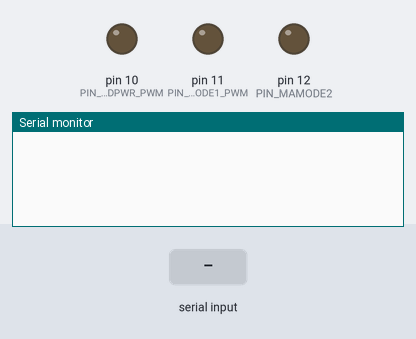
Recording of a sketch running on a simulated Arduino Uno, built with avr-gcc and run on an emulated ATmega328P. Parts: output pins drawn as LEDs (lit = HIGH), the last lines printed to the serial monitor. The inputs (shaded band) are chosen by the test bench.

Above: at 1.2 s.
1.3 s: "$\n" received over Serial
At 2.5 s:
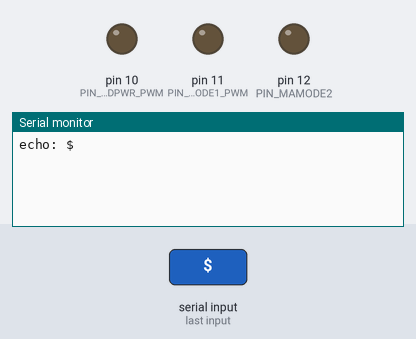
2.8 s: byte 10 ('\n') received over Serial
At 3.9 s:
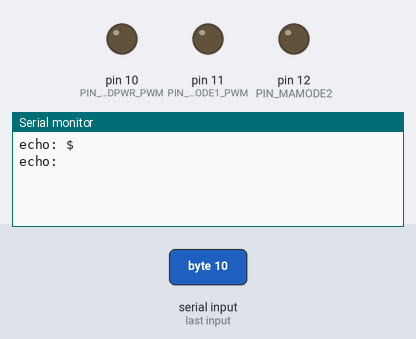
4.3 s: ")\n" received over Serial
At 5.0 s:
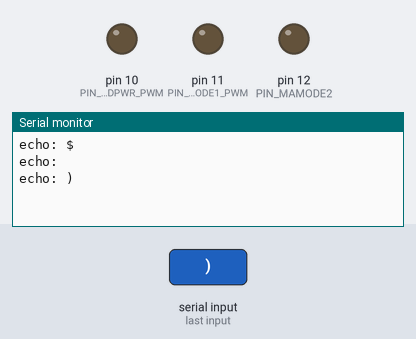
5.8 s: "I90\n" received over Serial
At 6.2 s:
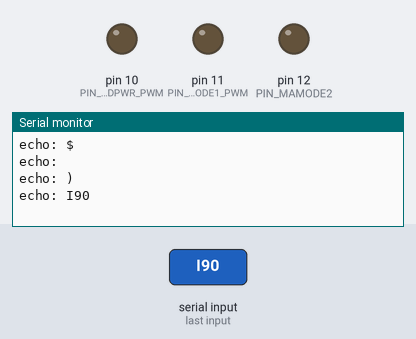

Measured:
- after the input at 1.3 s, the serial monitor: prints a new line at once (image 1)
- after the input at 2.8 s, the serial monitor: prints a new line at once (image 2)
- after the input at 4.3 s, the serial monitor: prints a new line at once (image 3)
- after the input at 5.8 s, the serial monitor: prints a new line at once (image 4)

The sketch:

ECM_IMA_Signals.ino
```cpp
#define USER_INPUT_BUFFER_SIZE 32
#define STRING_TERMINATION_CHARACTER 0

#define INPUT_FLAG_INSIDE_COMMENT 0x01

#define PIN_CMDPWR_PWM  10
#define PIN_MAMODE1_PWM 11
#define PIN_MAMODE2     12

uint8_t line[USER_INPUT_BUFFER_SIZE]; //Stores user text as it's read from serial buffer

//////////////////////////////////////////////////////////////////////////////////

void setup()
{
  Serial.begin(115200);

  pinMode(PIN_MAMODE1_PWM,OUTPUT);
  pinMode(PIN_CMDPWR_PWM,OUTPUT);
  pinMode(PIN_MAMODE2,OUTPUT);

  // Pins D9 and D10 @ 2 kHz
  TCCR1A = 0b00000011; // 10bit
  TCCR1B = 0b00001010; // x8 fast pwm

  // Pins D3 and D11 - 31.4 kHz (OEM is 20 kHz, but this is close enough)
  TCCR2B = 0b00000001; // x1 8bit
  TCCR2A = 0b00000001; // phase correct
}

//////////////////////////////////////////////////////////////////////////////////

void printStringStoredInArray(const uint8_t *s)
{
  while (*s) { Serial.write(*s++); } //write each character until '0' (EOL character)
}

//////////////////////////////////////////////////////////////////////////////////

//LiBCM's atoi() implementation for uint8_t
uint8_t get_uint8_FromInput(uint8_t digit1, uint8_t digit2, uint8_t digit3)
{
  bool errorOccurred = false;
  uint8_t numDecimalDigits = 3;
  uint8_t decimalValue = 0;

  if     (digit1 == STRING_TERMINATION_CHARACTER) { errorOccurred = true; }
  else if(digit2 == STRING_TERMINATION_CHARACTER) { numDecimalDigits = 1; }
  else if(digit3 == STRING_TERMINATION_CHARACTER) { numDecimalDigits = 2; }

  if(errorOccurred == true) { Serial.print(F("\nInvalid uint8_t Entry")); }
  else
  {
    if     (numDecimalDigits == 1) { decimalValue =                                      (digit1-'0'); }
    else if(numDecimalDigits == 2) { decimalValue =                    (digit1-'0')*10 + (digit2-'0'); }
    else if(numDecimalDigits == 3) { decimalValue = (digit1-'0')*100 + (digit2-'0')*10 + (digit3-'0'); }
  }

  return decimalValue;
}

//////////////////////////////////////////////////////////////////////////////////

void USB_userInterface_executeUserInput(void)
{
  if(line[0] == '$') //valid commands start with '$'
  {
    if(line[1] == 'I')
    {
      //idle IMA
      analogWrite(PIN_CMDPWR_PWM, 511); //10b counter
      analogWrite(PIN_MAMODE1_PWM, 127); //8b counter
      digitalWrite(PIN_MAMODE2, HIGH);
      Serial.print("\nIMA idle");
    }

    //'$Axxx' or '$Rxxx'//assist or regen in percent
    else if( (line[1] == 'A') || (line[1] == 'R') )
    {
      //assist or regen in percent
      uint8_t percentRequest = get_uint8_FromInput(line[2],line[3],line[4]);

      //countsRequest = percentRequest * 1024 / 100; //10b counter (counts = percent*1024/100)
      //countsRemappedToCMDPWR = countsRequest * 410 / 1024 //PWM range is 10:50%, which is 410 counts
      uint16_t countsRemappedToCMDPWR = (uint16_t)percentRequest * 4.1; //math above reduces to this value

      if(line[1] == 'R')
      {
        //regen
        analogWrite(PIN_MAMODE1_PWM, 90); //35% //8b counter (counts = percent*256/100)
        digitalWrite(PIN_MAMODE2, HIGH);
        analogWrite(PIN_CMDPWR_PWM, 511 - countsRemappedToCMDPWR); //set PWM value
        Serial.print("\nRegen @ " + String(percentRequest) + '%' );
      }
      else if(line[1] == 'A')
      {
        //assist
        analogWrite(PIN_MAMODE1_PWM, 64); //25% //8b counter (counts = percent*256/100)
        digitalWrite(PIN_MAMODE2, LOW);
        analogWrite(PIN_CMDPWR_PWM, 511 + countsRemappedToCMDPWR); //set PWM value
        Serial.print("\nAssist @ " + String(percentRequest) + '%' );
      }
    }

  }
}

//////////////////////////////////////////////////////////////////////////////////

void USB_userInterface_handler(void)
{
  uint8_t latestCharacterRead = 0; //c
  static uint8_t numCharactersReceived = 0; //char_counter
  static uint8_t inputFlags = 0; //stores state as input text is processed (e.g. whether inside a comment or not)

  while( Serial.available() )
  {
    //user-typed characters are waiting in serial buffer

    latestCharacterRead = Serial.read(); //read next character in buffer

    if( (latestCharacterRead == '\n') || (latestCharacterRead == '\r') ) //EOL character retrieved
    {
      //line is now complete
      line[numCharactersReceived] = STRING_TERMINATION_CHARACTER;

      Serial.print(F("\necho: "));
      printStringStoredInArray(line); //echo user input

      if(numCharactersReceived >= USER_INPUT_BUFFER_SIZE)     { Serial.print(F("\nError: User typed too many characters")); }
      else                                                    { USB_userInterface_executeUserInput();                       }

      numCharactersReceived = 0; //reset for next line
    }
    else //add (non-EOL) character to array
    {
      if(inputFlags && INPUT_FLAG_INSIDE_COMMENT)
      {
        if(latestCharacterRead == ')') { inputFlags &= ~(INPUT_FLAG_INSIDE_COMMENT); } //end of comment
      }
      else if(numCharactersReceived < (USER_INPUT_BUFFER_SIZE - 1))
      {
        //not presently inside a comment and input buffer not exceeded
        if     (latestCharacterRead == '(') { inputFlags |= INPUT_FLAG_INSIDE_COMMENT;    } //start of comment //ignores all characters until ')'
        else if(latestCharacterRead == ' ') { ;                                           } //throw away whitespaces

        else if( (latestCharacterRead >= 'a') && (latestCharacterRead <= 'z') )
        {
          line[numCharactersReceived++] = latestCharacterRead + ('A' - 'a'); //convert letters to uppercase
        }
        else {line[numCharactersReceived++] = latestCharacterRead; } //store everything else
      }
    }
  }
}

//////////////////////////////////////////////////////////////////////////////////

void loop()
{
  USB_userInterface_handler();
}
```
